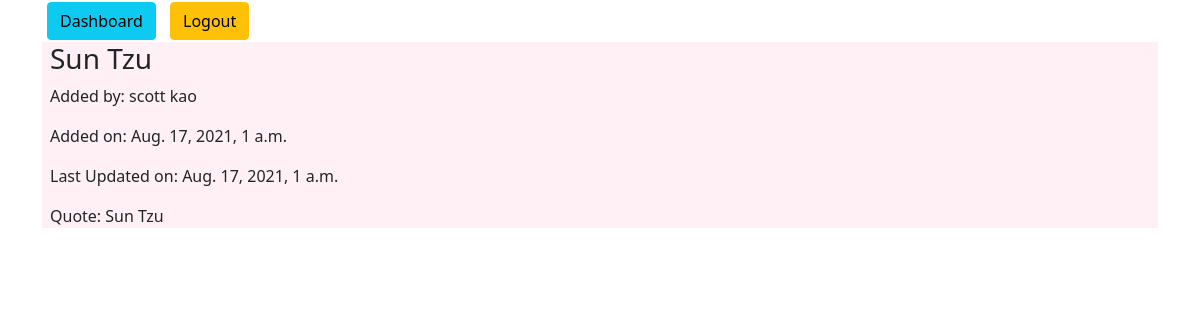
The page /edit/4 (signed in) on the database its author committed.
### q_app/models.py (models this page shows)
class Quote(models.Model):
    quoter = models.CharField(max_length=30)
    quote = models.CharField(max_length=255)
    created_date = models.DateTimeField(auto_now_add=True)
    updated_at = models.DateTimeField(auto_now_add=True)
    posted_by = models.ForeignKey(User, related_name='posted_quote', on_delete = models.CASCADE)
    favorited_by = models.ManyToManyField(User, related_name="favorited_quote")
    objects = QuoteManager()

class User(models.Model):
    first_name = models.CharField(max_length=30)
    last_name = models.CharField(max_length=30)
    email = models.CharField(max_length=50)
    pw = models.CharField(max_length=30)
    created_date = models.DateTimeField(auto_now_add=True)
    updated_at = models.DateTimeField(auto_now_add=True)
    objects = UserManager()

### q_app/views.py (the view)
# urls.py: path('edit/<int:quote_id>', views.edit),
def edit(request, quote_id):
    if 'user_id' not in request.session:
        messages.error(request, "Must be logged in to view page!")
        return redirect('/')
    else:
        context = {
            'quote': Quote.objects.get(id = quote_id)
        }
    return render(request, 'edit.html', context)

### q_app/templates/edit.html (shortened to what this page needs)
<!DOCTYPE html>
<html lang="en">
    <head>
        {% load static %}
        <link rel='stylesheet' href='https://cdn.jsdelivr.net/npm/bootstrap@5.1.0/dist/css/bootstrap.min.css'
>
        <link rel="stylesheet" href="{% static 'quote.css' %}">
    </head>
    <body>
        <div class='container'>
            <div class="col-sm">
                <a class ='btn btn-info' href="/dashboard">Dashboard</a>
                <a class ='btn btn-warning' class ='col' href="/logout">Logout</a>
            </div>
            <div class="col px-2" id='background_2'>
                {% if quote.posted_by.id != request.session.user_id %}
                <h3>{{quote.quoter}}</h3>
                <p>Added by: {{quote.posted_by.first_name}} {{quote.posted_by.last_name}}</p>
                <p>Added on: {{quote.created_date}}</p>
                <p>Last Updated on: {{quote.updated_at}}</p>
                <p>Quote: {{quote.quoter}}</p>
                {% endif %}
            </div>
        </div>
    </body>
</html>

### q_app/static/quote.css (style rules this page uses)
#background_2 { background-color: lavenderblush; }
.btn { margin: 2px 5px; }

### rows shown on the page
Quote: quoter "Sun Tzu", posted_by.first_name "scott", posted_by.last_name "kao", created_date "Aug. 17, 2021, 1 a.m.", updated_at "Aug. 17, 2021, 1 a.m."
